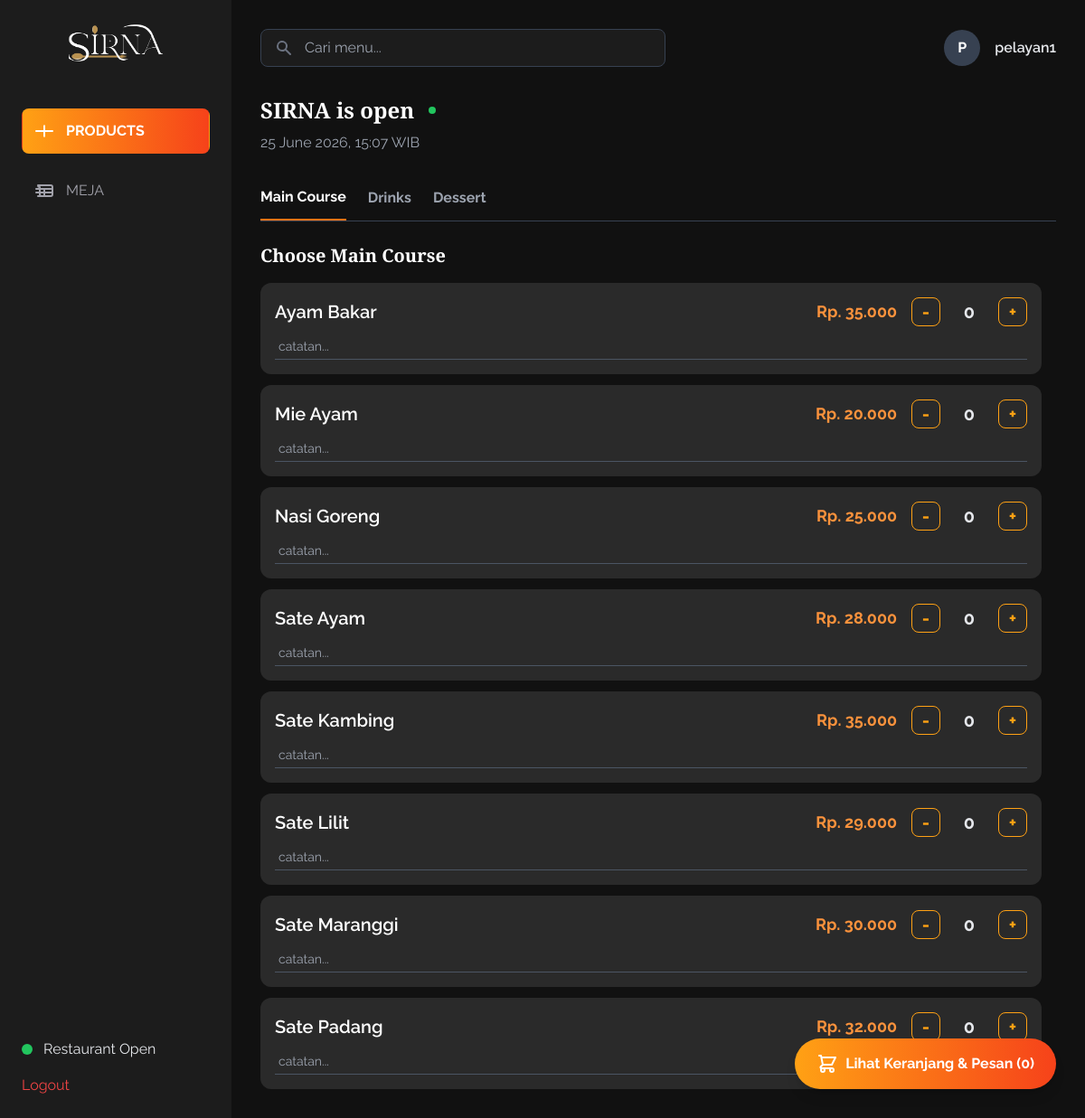
/admin/pelayan_dashboard.php (signed in), run on the app's committed database.
### tables this page shows
CREATE TABLE `menu` (
  `kode_menu` varchar(10) NOT NULL,
  `nama_menu` varchar(100) NOT NULL,
  `harga_menu` decimal(10,2) NOT NULL,
  `kategori` enum('Main Course','Drinks','Dessert') NOT NULL,
  `deskripsi` text DEFAULT NULL,
  `foto_menu` varchar(255) DEFAULT NULL
);

### admin/pelayan_dashboard.php (the view, shortened to what this page needs)
<?php
require_once '../core/database.php';
try {
    $menu_items_raw = $pdo->query("SELECT kode_menu, nama_menu, harga_menu, kategori, deskripsi FROM menu ORDER BY kategori, nama_menu")->fetchAll(PDO::FETCH_ASSOC);
    $menu_by_category = [];
    foreach ($menu_items_raw as $item) {
        $menu_by_category[$item['kategori']][] = $item;
    }
    $categories = array_keys($menu_by_category);
} catch (PDOException $e) {
    die("Error: Gagal mengambil data dari database. " . $e->getMessage());
}
?>
<!DOCTYPE html>
<html lang="id">
<head>
    <script src="https://cdn.tailwindcss.com"></script>
</head>
<body class="bg-[#111111] text-gray-200">
    <div class="flex h-screen">
        <aside class="w-64 flex-shrink-0 bg-[#1C1C1C] p-6 flex flex-col justify-between">
            <div>
                <div class="mb-12">
                     <img src="../assets/images/sirna.logo.png" alt="Logo SIRNA" class="w-full h-12 object-contain" onerror="this.onerror=null;this.src='https://placehold.co/320x80/1C1C1C/ffffff?text=SIRNA&font=playfairdisplay';">
                </div>
                <nav>
                    <ul class="space-y-4">
                        <li>
                            <a href="#" id="nav-products" class="nav-link active flex items-center p-3 rounded-lg">
                                <svg class="h-6 w-6 mr-3" fill="none" viewBox="0 0 24 24" stroke="currentColor" stroke-width="2"><path stroke-linecap="round" stroke-linejoin="round" d="M12 6.253v11.494m-9-5.747h18" /></svg>
                                PRODUCTS
                            </a>
                        </li>
                        <li>
                            <a href="#" id="nav-tables" class="nav-link flex items-center p-3 rounded-lg">
                                <svg class="h-6 w-6 mr-3" fill="none" stroke="currentColor" viewBox="0 0 24 24" xmlns="http://www.w3.org/2000/svg"><path stroke-linecap="round" stroke-linejoin="round" stroke-width="2" d="M3 10h18M3 14h18m-9-4v8m-7 0h14a2 2 0 002-2V8a2 2 0 00-2-2H5a2 2 0 002 2v8a2 2 0 002 2z"></path></svg>
                                MEJA
                            </a>
                        </li>
                    </ul>
                </nav>
            </div>
            <div>
                <div class="flex items-center mb-4"><span class="h-3 w-3 bg-green-500 rounded-full mr-3 animate-pulse"></span><span>Restaurant Open</span></div>
                <a href="logout.php" class="text-red-500 hover:underline">Logout</a>
            </div>
        </aside>
        <main class="flex-1 flex flex-col p-8 overflow-hidden">
            <header class="flex justify-between items-center mb-8 flex-shrink-0">
                <div class="relative w-full max-w-md">
                    <span class="absolute left-4 top-1/2 -translate-y-1/2 text-gray-500"><svg class="h-5 w-5" viewBox="0 0 20 20" fill="currentColor"><path fill-rule="evenodd" d="M8 4a4 4 0 100 8 4 4 0 000-8zM2 8a6 6 0 1110.89 3.476l4.817 4.817a1 1 0 01-1.414 1.414l-4.816-4.816A6 6 0 012 8z" clip-rule="evenodd" /></svg></span>
                    <input type="text" id="search-input" placeholder="Cari menu..." class="w-full bg-[#1C1C1C] border border-gray-700 rounded-lg py-2 pl-12 pr-4 focus:outline-none focus:ring-2 focus:ring-[#FFA114]">
                </div>
                <div class="flex items-center">
                    <div class="w-10 h-10 rounded-full bg-gray-700 flex items-center justify-center font-bold text-white mr-4"><?= strtoupper(substr($_SESSION['username'], 0, 1)) ?></div>
                    <div><span class="font-semibold"><?= htmlspecialchars($_SESSION['username']) ?></span></div>
                </div>
            </header>
            <div class="flex-1 overflow-y-auto">
                <div id="view-products">
                    <div class="flex flex-col h-full">
                        <div class="flex-shrink-0">
                            <div class="flex items-center mb-2">
                                <h2 class="font-playfair text-2xl font-bold text-white mr-4">SIRNA is open</h2>
                                <span class="h-2 w-2 bg-green-500 rounded-full"></span>
                            </div>
                            <p class="text-gray-400 mb-6"><?= date('d F Y, H:i') ?> WIB</p>
                            <div class="flex space-x-6 border-b border-gray-700 mb-6">
                                <?php foreach ($categories as $index => $category): ?>
                                    <button class="product-tab py-3 font-bold text-gray-400 hover:text-white transition-colors duration-200 <?= $index === 0 ? 'text-white border-b-2 border-orange-500' : '' ?>" data-category="<?= htmlspecialchars($category) ?>">
                                        <?= htmlspecialchars($category) ?>
                                    </button>
                                <?php endforeach; ?>
                            </div>
                        </div>
                        <div id="menu-container" class="flex-1 overflow-y-auto pr-4">
                            <?php foreach ($menu_by_category as $category => $items): ?>
                                <div id="category-<?= htmlspecialchars($category) ?>" class="product-list space-y-3 <?= array_keys($menu_by_category)[0] !== $category ? 'hidden' : '' ?>">
                                    <h3 class="font-playfair text-xl font-bold text-white mb-4">Choose <?= htmlspecialchars($category) ?></h3>
                                    <?php foreach ($items as $item): ?>
                                        <div class="product-card p-4">
                                            <div class="flex items-center justify-between">
                                                <p class="text-xl font-semibold text-white"><?= htmlspecialchars($item['nama_menu']) ?></p>
                                                <div class="flex items-center gap-4">
                                                    <span class="font-bold text-lg text-orange-400">Rp. <?= number_format($item['harga_menu'], 0, ',', '.') ?></span>
                                                    <button data-code="<?= $item['kode_menu'] ?>" class="quantity-btn decrease w-8 h-8 rounded-lg font-bold text-xl">-</button>
                                                    <span class="font-bold text-xl w-8 text-center" data-quantity-display="<?= $item['kode_menu'] ?>">0</span>
                                                    <button data-code="<?= $item['kode_menu'] ?>" data-name="<?= htmlspecialchars($item['nama_menu']) ?>" data-price="<?= $item['harga_menu'] ?>" class="quantity-btn increase w-8 h-8 rounded-lg font-bold text-xl">+</button>
                                                </div>
                                            </div>
                                            <input type="text" class="product-note bg-transparent border-b border-gray-600 focus:border-orange-500 text-sm text-gray-400 mt-2 px-1 py-1 w-full focus:outline-none" placeholder="catatan..." data-note-for="<?= $item['kode_menu'] ?>">
                                        </div>
                                    <?php endforeach; ?>
                                </div>
                            <?php endforeach; ?>
                        </div>
                    </div>
                </div>
            </div>
        </main>
        <div id="cart-button-container" class="absolute bottom-8 right-8">
             <button id="show-cart-btn" class="btn-gradient font-bold py-4 px-6 rounded-full shadow-lg flex items-center">
                <svg class="h-6 w-6 mr-2" fill="none" viewBox="0 0 24 24" stroke="currentColor"><path stroke-linecap="round" stroke-linejoin="round" stroke-width="2" d="M3 3h2l.4 2M7 13h10l4-8H5.4M7 13L5.4 5M7 13l-2.293 2.293c-.63.63-.184 1.707.707 1.707H17m0 0a2 2 0 100 4 2 2 0 000-4zm-8 2a2 2 0 11-4 0 2 2 0 014 0z" /></svg>
                Lihat Keranjang & Pesan (<span id="cart-count">0</span>)
            </button>
        </div>
    </div>
</body>
</html>

### admin/pelayan_dashboard.php (style rules this page uses)
body { font-family: 'Raleway', sans-serif; background-color: #111111; }
.font-playfair { font-family: 'Playfair Display', serif; }
.btn-gradient { background-image: linear-gradient(to right, #FFA114, #F6421A); transition: all 0.3s ease-in-out; color: #ffffff; }
.nav-link { color: #a1a1aa; border: 1px solid transparent; transition: all 0.2s ease-in-out; }
.nav-link.active { background-image: linear-gradient(to right, #FFA114, #F6421A); color: #FFFFFF; font-weight: bold; }
.product-card { background-color: #2a2a2a; transition: all 0.2s ease-in-out; border-radius: 12px; }
.quantity-btn { transition: all 0.2s ease-in-out; border: 1px solid #FFA114; color: #FFA114; }

### data on the page
menu: nama_menu "Ayam Bakar", harga_menu "35.000"
menu: nama_menu "Mie Ayam", harga_menu "20.000"
menu: nama_menu "Nasi Goreng", harga_menu "25.000"
menu: nama_menu "Sate Ayam", harga_menu "28.000"
menu: nama_menu "Sate Kambing", harga_menu "35.000"
menu: nama_menu "Sate Lilit", harga_menu "29.000"
menu: nama_menu "Sate Maranggi", harga_menu "30.000"
menu: nama_menu "Sate Padang", harga_menu "32.000"

### other printed values
substr($_SESSION['username'], 0, 1) "P"
$_SESSION['username'] "pelayan1"
$category "Main Course"
$category "Drinks"
$category "Dessert"
